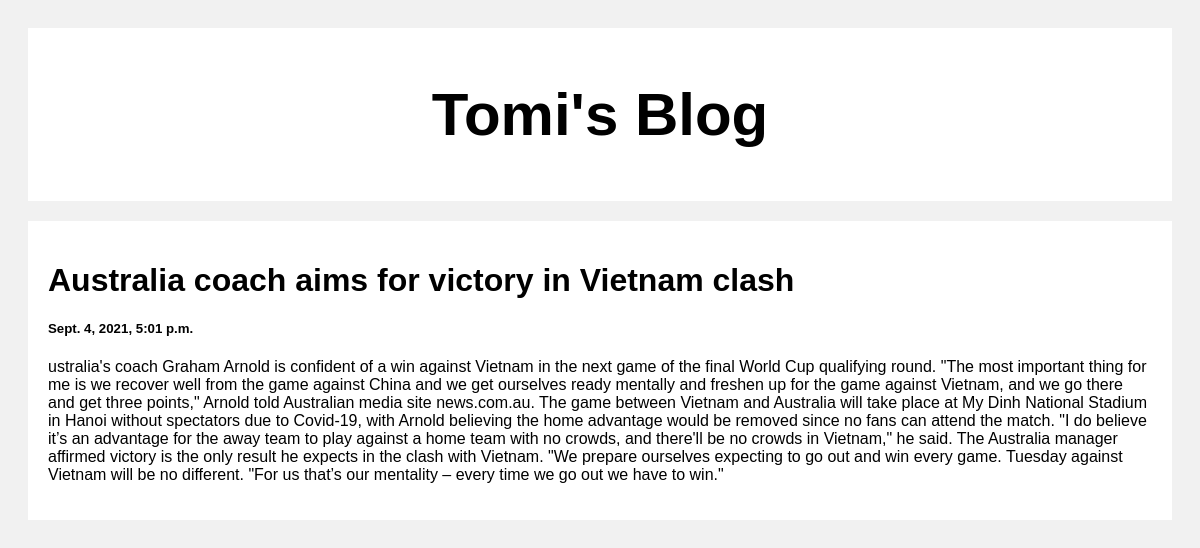
/post/1, run on the app's committed database.
### posts/models.py (models this page shows)
class Post (models.Model):
    title = models.CharField(max_length=100)
    body = models.CharField(max_length=1000000)
    created_at = models.DateTimeField(default=datetime.now, blank=True)

### posts/views.py (the view)
# urls.py: path('post/<str:pk>', views.post, name='post')
def post(request, pk):
    post = Post.objects.get(id=pk)
    return render(request, 'post.html', {'post': post})

### templates/post.html (shortened to what this page needs)
<!DOCTYPE html>
<html>
<head>
</head>
<body>
<div class="header">
  <h2>Tomi's Blog</h2>
</div>
<div class="row">
  <div class="leftcolumn">
    <div class="card">
        <h1>{{post.title}}</h1>
        <h5>{{post.created_at}}</h5>
        <p>{{post.body}}</p>
    </div>
  </div>
</div>
</body>
</html>

### templates/post.html (style rules this page uses)
* { box-sizing: border-box; }
body { font-family: Arial; padding: 20px; background: #f1f1f1; }
.header { padding: 2px; font-size: 40px; text-align: center; background: white; }
.leftcolumn { float: left; width: 100%; }
.card { background-color: white; padding: 20px; margin-top: 20px; }
.row:after { content: ""; display: table; clear: both; }

### data on the page
Post: title "Australia coach aims for victory in Vietnam clash", created_at "Sept. 4, 2021, 5:01 p.m.", body "ustralia's coach Graham Arnold is confident of a win against Vietnam in the next game of the final World Cup qualifying round. \"The most important thing for me is we recover well from the game against China and we get ourselves ready mentally and freshen up for the game against Vietnam, and we go there and get three points,\" Arnold told Australian media site news.com.au. The game between Vietnam and Australia will take place at My Dinh National Stadium in Hanoi without spectators due to Covid-19, with Arnold believing the home advantage would be removed since no fans can attend the match. \"I do believe it’s an advantage for the away team to play against a home team with no crowds, and…"
